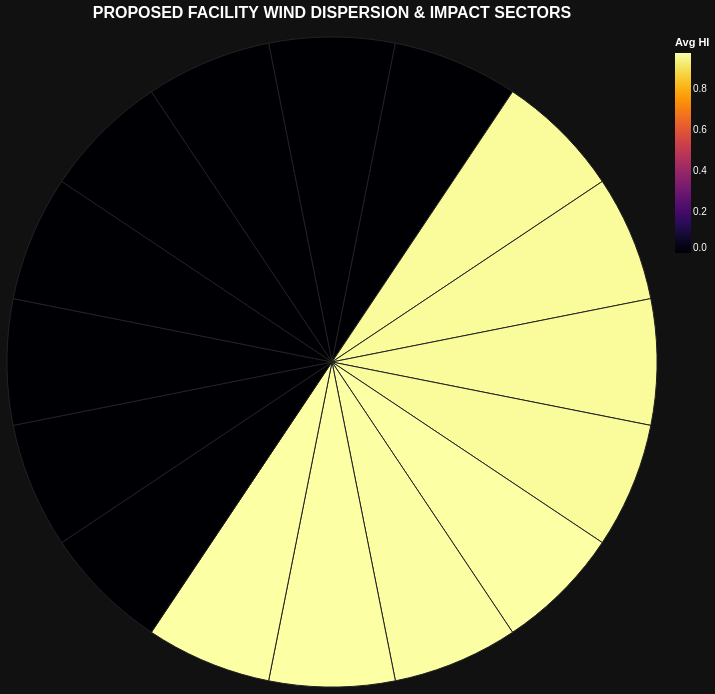

Here is the notebook cell this chart was saved with:
### Code cell


### Figure 1 — Vega-Lite specification as saved in the notebook (floating-point values rounded to 4 significant figures)
{"config": {"view": {"continuousWidth": 300, "continuousHeight": 300, "strokeOpacity": 0}, "background": "#111111", "legend": {"labelColor": "white", "orient": "right", "titleColor": "white"}, "title": {"anchor": "middle", "color": "white", "dy": -10, "fontSize": 16}}, "data": {"name": "data-2bca75aba3d059280fbff14f5f811610"}, "mark": {"type": "geoshape", "stroke": "#222222", "strokeWidth": 1}, "encoding": {"color": {"field": "avg_hazard_index", "scale": {"scheme": "inferno"}, "title": "Avg HI", "type": "quantitative"}, "tooltip": [{"field": "sector", "title": "Compass Sector", "type": "nominal"}, {"field": "total_population", "format": ",", "title": "Total Population", "type": "quantitative"}, {"field": "max_hazard_index", "title": "Max Hazard Index", "type": "quantitative"}, {"field": "avg_hazard_index", "title": "Avg Hazard Index", "type": "quantitative"}]}, "height": 650, "projection": {"type": "mercator"}, "title": "PROPOSED FACILITY WIND DISPERSION & IMPACT SECTORS", "width": 650, "$schema": "https://vega.github.io/schema/vega-lite/v6.4.1.json", "datasets": {"data-2bca75aba3d059280fbff14f5f811610": [{"sector": "N", "total_population": 0.0, "max_hazard_index": 0.0, "avg_hazard_index": 0.0, "max_cancer_risk": 0.0, "type": "Feature", "geometry": {"type": "Polygon", "coordinates": [[[-87.63, 41.88], [-87.63, 41.89], [-87.63, 41.89], [-87.63, 41.89], [-87.63, 41.89], [-87.63, 41.89], [-87.63, 41.89], [-87.63, 41.89], [-87.63, 41.89], [-87.63, 41.89], [-87.63, 41.89], [-87.63, 41.88]]]}}, {"sector": "NNE", "total_population": 0.0, "max_hazard_index": 0.0, "avg_hazard_index": 0.0, "max_cancer_risk": 0.0, "type": "Feature", "geometry": {"type": "Polygon", "coordinates": [[[-87.63, 41.88], [-87.63, 41.89], [-87.62, 41.89], [-87.62, 41.89], [-87.62, 41.89], [-87.62, 41.89], [-87.62, 41.89], [-87.62, 41.89], [-87.62, 41.89], [-87.62, 41.89], [-87.62, 41.89], [-87.63, 41.88]]]}}, {"sector": "NE", "total_population": 11610.0, "max_hazard_index": 0.97, "avg_hazard_index": 0.97, "max_cancer_risk": 35.59, "type": "Feature", "geometry": {"type": "Polygon", "coordinates": [[[-87.63, 41.88], [-87.62, 41.89], [-87.62, 41.89], [-87.62, 41.89], [-87.61, 41.89], [-87.61, 41.89], [-87.61, 41.89], [-87.61, 41.89], [-87.61, 41.89], [-87.61, 41.89], [-87.61, 41.89], [-87.63, 41.88]]]}}, {"sector": "ENE", "total_population": 11610.0, "max_hazard_index": 0.97, "avg_hazard_index": 0.97, "max_cancer_risk": 35.59, "type": "Feature", "geometry": {"type": "Polygon", "coordinates": [[[-87.63, 41.88], [-87.61, 41.89], [-87.61, 41.89], [-87.61, 41.89], [-87.61, 41.89], [-87.61, 41.88], [-87.61, 41.88], [-87.61, 41.88], [-87.61, 41.88], [-87.61, 41.88], [-87.61, 41.88], [-87.63, 41.88]]]}}, {"sector": "E", "total_population": 11610.0, "max_hazard_index": 0.97, "avg_hazard_index": 0.97, "max_cancer_risk": 35.59, "type": "Feature", "geometry": {"type": "Polygon", "coordinates": [[[-87.63, 41.88], [-87.61, 41.88], [-87.61, 41.88], [-87.61, 41.88], [-87.61, 41.88], [-87.61, 41.88], [-87.61, 41.88], [-87.61, 41.88], [-87.61, 41.88], [-87.61, 41.88], [-87.61, 41.87], [-87.63, 41.88]]]}}, {"sector": "ESE", "total_population": 11610.0, "max_hazard_index": 0.97, "avg_hazard_index": 0.97, "max_cancer_risk": 35.59, "type": "Feature", "geometry": {"type": "Polygon", "coordinates": [[[-87.63, 41.88], [-87.61, 41.87], [-87.61, 41.87], [-87.61, 41.87], [-87.61, 41.87], [-87.61, 41.87], [-87.61, 41.87], [-87.61, 41.87], [-87.61, 41.87], [-87.61, 41.87], [-87.61, 41.87], [-87.63, 41.88]]]}}, {"sector": "SE", "total_population": 30480.0, "max_hazard_index": 0.985, "avg_hazard_index": 0.978, "max_cancer_risk": 35.67, "type": "Feature", "geometry": {"type": "Polygon", "coordinates": [[[-87.63, 41.88], [-87.61, 41.87], [-87.61, 41.87], [-87.61, 41.87], [-87.61, 41.87], [-87.61, 41.87], [-87.61, 41.87], [-87.61, 41.87], [-87.62, 41.87], [-87.62, 41.86], [-87.62, 41.86], [-87.63, 41.88]]]}}, {"sector": "SSE", "total_population": 37830.0, "max_hazard_index": 0.985, "avg_hazard_index": 0.976, "max_cancer_risk": 35.67, "type": "Feature", "geometry": {"type": "Polygon", "coordinates": [[[-87.63, 41.88], [-87.62, 41.86], [-87.62, 41.86], [-87.62, 41.86], [-87.62, 41.86], [-87.62, 41.86], [-87.62, 41.86], [-87.62, 41.86], [-87.62, 41.86], [-87.62, 41.86], [-87.63, 41.86], [-87.63, 41.88]]]}}, {"sector": "S", "total_population": 4224.0, "max_hazard_index": 0.977, "avg_hazard_index": 0.977, "max_cancer_risk": 35.51, "type": "Feature", "geometry": {"type": "Polygon", "coordinates": [[[-87.63, 41.88], [-87.63, 41.86], [-87.63, 41.86], [-87.63, 41.86], [-87.63, 41.86], [-87.63, 41.86], [-87.63, 41.86], [-87.63, 41.86], [-87.63, 41.86], [-87.63, 41.86], [-87.63, 41.86], [-87.63, 41.88]]]}}, {"sector": "SSW", "total_population": 664.0, "max_hazard_index": 0.978, "avg_hazard_index": 0.977, "max_cancer_risk": 35.16, "type": "Feature", "geometry": {"type": "Polygon", "coordinates": [[[-87.63, 41.88], [-87.63, 41.86], [-87.64, 41.86], [-87.64, 41.86], [-87.64, 41.86], [-87.64, 41.86], [-87.64, 41.86], [-87.64, 41.86], [-87.64, 41.86], [-87.64, 41.86], [-87.64, 41.86], [-87.63, 41.88]]]}}, {"sector": "SW", "total_population": 0.0, "max_hazard_index": 0.0, "avg_hazard_index": 0.0, "max_cancer_risk": 0.0, "type": "Feature", "geometry": {"type": "Polygon", "coordinates": [[[-87.63, 41.88], [-87.64, 41.86], [-87.64, 41.86], [-87.64, 41.87], [-87.64, 41.87], [-87.65, 41.87], [-87.65, 41.87], [-87.65, 41.87], [-87.65, 41.87], [-87.65, 41.87], [-87.65, 41.87], [-87.63, 41.88]]]}}, {"sector": "WSW", "total_population": 0.0, "max_hazard_index": 0.0, "avg_hazard_index": 0.0, "max_cancer_risk": 0.0, "type": "Feature", "geometry": {"type": "Polygon", "coordinates": [[[-87.63, 41.88], [-87.65, 41.87], [-87.65, 41.87], [-87.65, 41.87], [-87.65, 41.87], [-87.65, 41.87], [-87.65, 41.87], [-87.65, 41.87], [-87.65, 41.87], [-87.65, 41.87], [-87.65, 41.87], [-87.63, 41.88]]]}}, {"sector": "W", "total_population": 0.0, "max_hazard_index": 0.0, "avg_hazard_index": 0.0, "max_cancer_risk": 0.0, "type": "Feature", "geometry": {"type": "Polygon", "coordinates": [[[-87.63, 41.88], [-87.65, 41.87], [-87.65, 41.88], [-87.65, 41.88], [-87.65, 41.88], [-87.65, 41.88], [-87.65, 41.88], [-87.65, 41.88], [-87.65, 41.88], [-87.65, 41.88], [-87.65, 41.88], [-87.63, 41.88]]]}}, {"sector": "WNW", "total_population": 0.0, "max_hazard_index": 0.0, "avg_hazard_index": 0.0, "max_cancer_risk": 0.0, "type": "Feature", "geometry": {"type": "Polygon", "coordinates": [[[-87.63, 41.88], [-87.65, 41.88], [-87.65, 41.88], [-87.65, 41.88], [-87.65, 41.88], [-87.65, 41.88], [-87.65, 41.88], [-87.65, 41.89], [-87.65, 41.89], [-87.65, 41.89], [-87.65, 41.89], [-87.63, 41.88]]]}}, {"sector": "NW", "total_population": 0.0, "max_hazard_index": 0.0, "avg_hazard_index": 0.0, "max_cancer_risk": 0.0, "type": "Feature", "geometry": {"type": "Polygon", "coordinates": [[[-87.63, 41.88], [-87.65, 41.89], [-87.65, 41.89], [-87.65, 41.89], [-87.65, 41.89], [-87.65, 41.89], [-87.65, 41.89], [-87.64, 41.89], [-87.64, 41.89], [-87.64, 41.89], [-87.64, 41.89], [-87.63, 41.88]]]}}, {"sector": "NNW", "total_population": 0.0, "max_hazard_index": 0.0, "avg_hazard_index": 0.0, "max_cancer_risk": 0.0, "type": "Feature", "geometry": {"type": "Polygon", "coordinates": [[[-87.63, 41.88], [-87.64, 41.89], [-87.64, 41.89], [-87.64, 41.89], [-87.64, 41.89], [-87.64, 41.89], [-87.64, 41.89], [-87.64, 41.89], [-87.64, 41.89], [-87.64, 41.89], [-87.63, 41.89], [-87.63, 41.88]]]}}]}}
